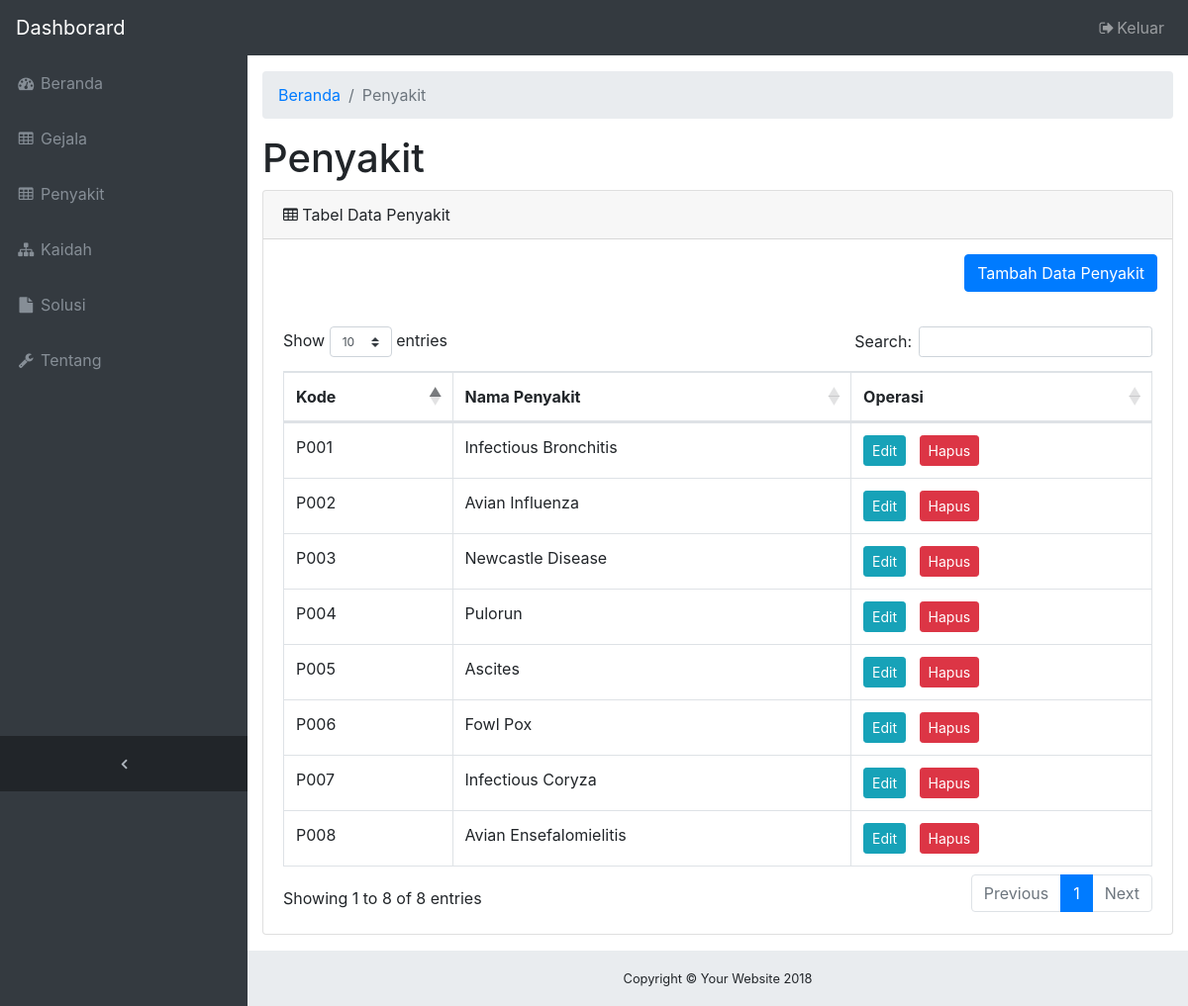
The app's page /tampilan_pakar/penyakit.php (signed in) with its own data.
### tables this page shows
CREATE TABLE `penyakit` (
  `kode_penyakit` varchar(4) NOT NULL,
  `nama_penyakit` varchar(50) NOT NULL
);

### tampilan_pakar/penyakit.php (the view, shortened to what this page needs)
<?php
  include "head.php";
?>
<div class="content-wrapper">
  <div class="container-fluid">
    <ol class="breadcrumb">
      <li class="breadcrumb-item">
        <a href="index.html">Beranda</a>
      </li>
      <li class="breadcrumb-item active">Penyakit</li>
    </ol>
    <div class="row">
      <div class="col-12">
        <h1>Penyakit</h1>
      </div>
    </div>
    <?php
     include "../proses_login/koneksi.php";
     $sql = "select * from penyakit order by kode_penyakit";
     $hasil = mysqli_query($konek, $sql);
    ?>
    <div class="card mb-3">
      <div class="card-header">
        <i class="fa fa-table"></i> Tabel Data Penyakit</div>
        <div class="" align="right" style="padding:15px;">
          <button class="btn btn-primary" data-toggle="modal" data-target="#tambah">Tambah Data Penyakit</button>
        </div>
      <div class="card-body">
        <div class="table-responsive">
          <table class="table table-bordered" id="dataTable" width="100%" cellspacing="0">
            <thead>
              <tr>
                <th>Kode</th>
                <th>Nama Penyakit</th>
                <th>Operasi</th>
              </tr>
            </thead>
            <tbody>
            <?php while ($row = mysqli_fetch_assoc($hasil)){ ?>
	                 <tr>
			                 <td><?php echo $row['kode_penyakit'] ?></td>
                       <td><?php echo $row['nama_penyakit'] ?></td>
                       <td><button class="btn btn-info btn-sm" data-toggle="modal" data-target="#edit<?php echo $row['kode_penyakit'] ?>">Edit</button>&nbsp;&nbsp;
                           <button class="btn btn-danger btn-sm" data-toggle="modal" data-target="#hapus<?php echo $row['kode_penyakit'] ?>">Hapus</button></td>
                     </tr>
              <?php } ?>
            </tbody>
          </table>
        </div>
      </div>
    </div>
  </div>
</div>
 <?php
    include "footer.php";
  ?>

### tampilan_pakar/css/sb-admin.css (style rules this page uses)
html { position: relative; min-height: 100%; }
body { overflow-x: hidden; }
body.sticky-footer { margin-bottom: 56px; }
body.sticky-footer .content-wrapper { min-height: calc(100vh - 56px - 56px); }
body.fixed-nav { padding-top: 56px; }
.content-wrapper { min-height: calc(100vh - 56px); padding-top: 1rem; }
.content-wrapper { overflow-x: hidden; background: white; }
@media (min-width: 992px) { .content-wrapper { margin-left: 250px; } }

### records on screen
penyakit: kode_penyakit "P001", nama_penyakit "Infectious Bronchitis"
penyakit: kode_penyakit "P002", nama_penyakit "Avian Influenza"
penyakit: kode_penyakit "P003", nama_penyakit "Newcastle Disease"
penyakit: kode_penyakit "P004", nama_penyakit "Pulorun"
penyakit: kode_penyakit "P005", nama_penyakit "Ascites"
penyakit: kode_penyakit "P006", nama_penyakit "Fowl Pox"
penyakit: kode_penyakit "P007", nama_penyakit "Infectious Coryza"
penyakit: kode_penyakit "P008", nama_penyakit "Avian Ensefalomielitis"
